Frame 1 (no input): blank canvas, image omitted
Frame 60 (no input): blank canvas, image omitted
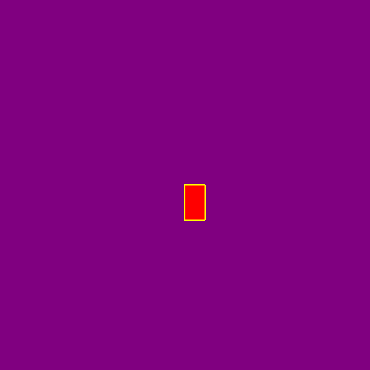
Frame 120 (the mouse pressed at the canvas centre since frame 60)

The p5.js sketch whose frames 1 and 60 were blank and that drew this single picture after the mouse press (run headless with seeded random() and noise() and a simulated clock; from frame 60 on, the mouse is pressed at the canvas centre):

// p5.js sketch
// ── sketch.js
function setup() {
    createCanvas(370, 370);
    background("purple");
  }
  
  function draw() {
    stroke("yellow");
    fill("red");
  
    // console.log(mouseIsPressed);
  
    if (mouseIsPressed) {
      rect(mouseX, mouseY, 20, 35);
    }
  }
  
